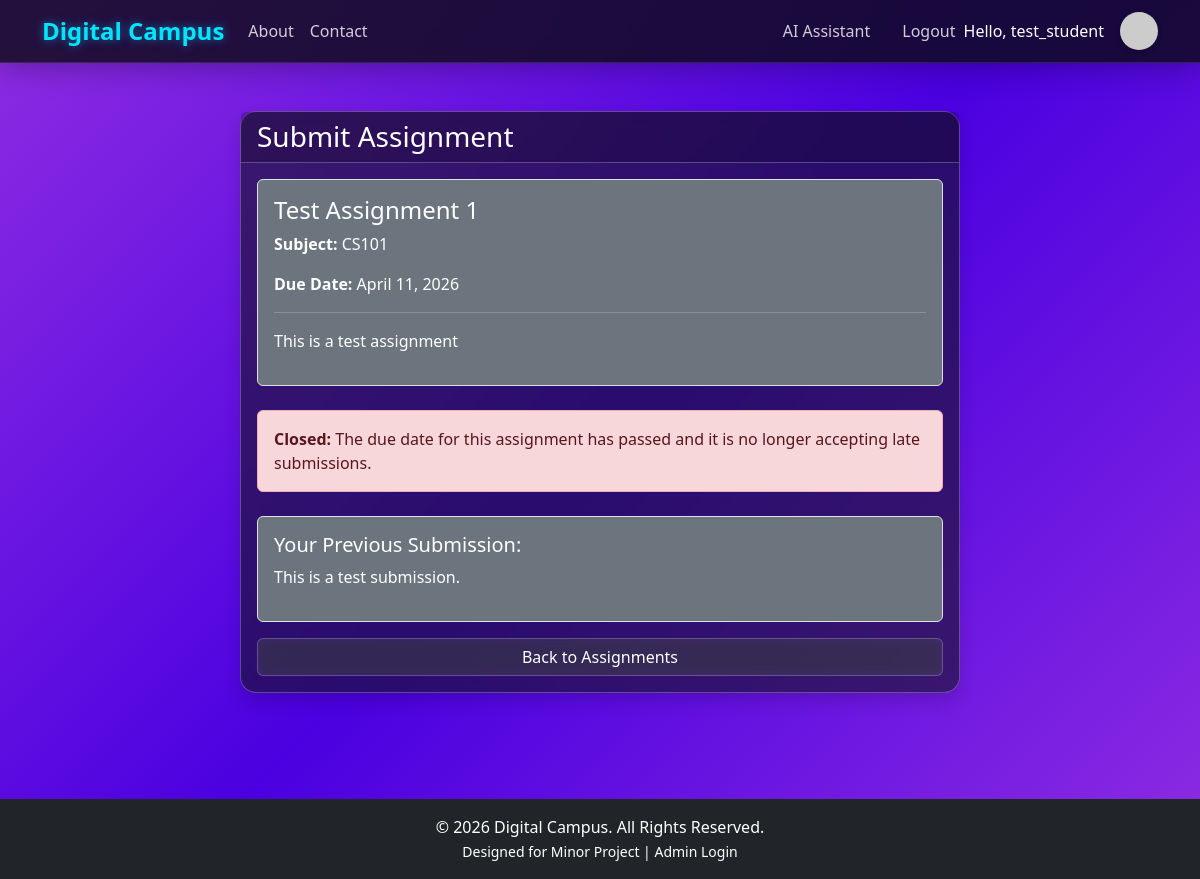
Screenshot of /assignment/submit/7/ (signed in) with the database file from the repository.
### core/models.py (models this page shows, shortened)
class User(AbstractUser):
    ROLE_CHOICES = (
        ('student', 'Student'),
        ('teacher', 'Teacher'),
        ('admin', 'Admin'),
        ('driver', 'Driver'),
    )
    role = models.CharField(max_length=10, choices=ROLE_CHOICES, default='student')
    profile_pic = models.ImageField(upload_to='profile_pics/', blank=True, null=True)
    def is_student(self):
        return self.role == 'student'
    @property
    def display_name(self):
        full_name = f"{self.first_name} {self.last_name}".strip()
        return full_name if full_name else self.username

class Assignment(models.Model):
    teacher = models.ForeignKey(Teacher, on_delete=models.CASCADE)
    subject = models.CharField(max_length=100)
    course = models.CharField(max_length=100)
    title = models.CharField(max_length=200)
    description = models.TextField()
    due_date = models.DateField()
    file = models.FileField(upload_to='assignments/', blank=True, null=True)
    accept_late_submissions = models.BooleanField(default=False)
    created_at = models.DateTimeField(auto_now_add=True)

class Submission(models.Model):
    assignment = models.ForeignKey(Assignment, on_delete=models.CASCADE)
    student = models.ForeignKey(Student, on_delete=models.CASCADE)
    submitted_at = models.DateTimeField(auto_now_add=True)
    content = models.TextField(blank=True, null=True)
    file = models.FileField(upload_to='submissions/', blank=True, null=True)

### core/views.py (the view)
# urls.py: path('assignment/submit/<int:assignment_id>/', views.submit_assignment, name='submit_assignment'),
@login_required
def submit_assignment(request, assignment_id):
    if not request.user.is_student():
        return redirect('home')
    assignment = get_object_or_404(Assignment, id=assignment_id)
    existing_submission = Submission.objects.filter(assignment=assignment, student=request.user.student).first()
    if request.method == 'POST':
        from datetime import date
        if date.today() > assignment.due_date and not assignment.accept_late_submissions:
            messages.error(request, 'The due date for this assignment has passed. Late submissions are not accepted.')
            return redirect('student_assignments')
        form = SubmissionForm(request.POST, request.FILES)
        if form.is_valid():
            submission = form.save(commit=False)
            submission.assignment = assignment
            submission.student = request.user.student
            if existing_submission:
                existing_submission.content = submission.content
                if submission.file:
                    existing_submission.file = submission.file
                from django.utils import timezone
                existing_submission.submitted_at = timezone.now() # Update time correctly
                existing_submission.save()
                messages.success(request, 'Assignment submission updated.')
            else:
                submission.save()
                messages.success(request, 'Assignment submitted successfully.')
            return redirect('student_assignments')
    else:
        form = SubmissionForm(instance=existing_submission) if existing_submission else SubmissionForm()
    from datetime import date
    is_closed = (date.today() > assignment.due_date and not assignment.accept_late_submissions)
    return render(request, 'core/submit_assignment.html', {'form': form, 'assignment': assignment, 'is_closed': is_closed, 'existing_submission': existing_submission})

### templates/core/submit_assignment.html (shortened to what this page needs)
{% extends 'base.html' %}
{% block content %}
<div class="container mt-5">
    <div class="row justify-content-center">
        <div class="col-md-8">
            <div class="card shadow">
                <div class="card-header bg-success text-white">
                    <h3 class="mb-0">Submit Assignment</h3>
                </div>
                <div class="card-body">
                    <div class="mb-4 p-3 bg-secondary rounded border">
                        <h4>{{ assignment.title }}</h4>
                        <p><strong>Subject:</strong> {{ assignment.subject }}</p>
                        <p><strong>Due Date:</strong> {{ assignment.due_date }}</p>
                        <hr>
                        <p>{{ assignment.description }}</p>
                    </div>
                        {% if is_closed %}
                            <div class="alert alert-danger" role="alert">
                                <strong>Closed:</strong> The due date for this assignment has passed and it is no longer accepting late submissions.
                            </div>
                            {% if existing_submission %}
                                <div class="mt-4 p-3 bg-secondary rounded border">
                                    <h5>Your Previous Submission:</h5>
                                    <p>{{ existing_submission.content }}</p>
                                </div>
                            {% endif %}
                            <div class="d-grid gap-2 mt-3">
                                <a href="{% url 'student_assignments' %}" class="btn btn-secondary">Back to Assignments</a>
                            </div>
                        {% endif %}
                    </div>
            </div>
        </div>
    </div>
</div>
{% endblock %}

### templates/includes/navbar.html (shortened to what this page needs)
<nav class="navbar navbar-expand-lg navbar-dark bg-dark">
    <div class="container">
        <div class="d-flex align-items-center">
            <a class="navbar-brand fw-bold mb-0" href="{% url 'home' %}">Digital Campus</a>
        </div>
        {% if user.is_authenticated %}
        <div class="d-flex align-items-center ms-auto order-lg-last">
            <a href="{% url 'user_profile' %}" class="text-decoration-none d-flex align-items-center">
                <span class="text-white d-none d-lg-block me-3 fw-medium">Hello, {{ user.display_name }}</span>
                {% if user.profile_pic %}
                    <img src="{{ user.profile_pic.url }}" alt="Profile" style="width: 38px; height: 38px; border-radius: 50%; object-fit: cover; border: 2px solid rgba(255,255,255,0.2);">
                {% else %}
                    <img src="https://ui-avatars.com/api/?name={{ user.display_name }}&background=6366f1&color=fff&size=38&font-size=0.5" alt="Profile" style="width: 38px; height: 38px; border-radius: 50%; box-shadow: 0 2px 5px rgba(0,0,0,0.2);">
                {% endif %}
            </a>
        </div>
        {% endif %}
        <div class="collapse navbar-collapse order-lg-2" id="navbarNav">
            <ul class="navbar-nav me-auto">
                <li class="nav-item">
                    <a class="nav-link" href="{% url 'about' %}">About</a>
                </li>
                <li class="nav-item">
                    <a class="nav-link" href="{% url 'contact' %}">Contact</a>
                </li>
            </ul>
            <ul class="navbar-nav ms-auto">
                {% if user.is_authenticated %}
                <li class="nav-item me-lg-3">
                    <a class="nav-link text-white" href="{% url 'chatbot' %}">AI Assistant</a>
                </li>
                <li class="nav-item">
                    <a class="nav-link text-white" href="{% url 'logout' %}">Logout</a>
                </li>
                {% endif %}
            </ul>
        </div>
    </div>
</nav>

### static/css/style.css (style rules this page uses)
:root { --primary-color: #00e5ff; --secondary-color: #2979ff; --accent-color: #ff4081; --bg-gradient-start: #8e2de2; --bg-gradient-mid: #4a00e0; --bg-gradient-end: #8e2de2; --glass-bg: rgba(20, 20, 35, 0.6); --glass-border: rgba(255, 255, 255, 0.25); --text-color: #ffffff; --card-hover-bg: rgba(45, 45, 79, 0.8); }
body { background: linear-gradient(135deg, var(--bg-gradient-start), var(--bg-gradient-mid), var(--bg-gradient-end)); min-height: 100vh; font-family: 'Segoe UI', Tahoma, Geneva, Verdana, sans-serif; color: var(--text-color); background-attachment: fixed; }
.card { background: var(--glass-bg); border: 1px solid var(--glass-border); backdrop-filter: blur(10px); -webkit-backdrop-filter: blur(10px); border-radius: 16px; box-shadow: 0 4px 30px rgba(0, 0, 0, 0.3); color: #fff; transition: transform 0.3s ease, box-shadow 0.3s ease, background 0.3s; }
.card-header { background: rgba(0, 0, 0, 0.2) !important; border-bottom: 1px solid var(--glass-border); font-weight: 600; color: #fff; }
.navbar { background: rgba(10, 10, 20, 0.8) !important; backdrop-filter: blur(20px); -webkit-backdrop-filter: blur(20px); border-bottom: 1px solid rgba(255, 255, 255, 0.1); box-shadow: 0 4px 30px rgba(0, 0, 0, 0.3); }
.navbar-brand { color: var(--primary-color) !important; font-weight: 700; font-size: 1.5rem; text-shadow: 0 0 10px rgba(0, 210, 255, 0.5); }
.nav-link { color: rgba(255, 255, 255, 0.8) !important; transition: color 0.3s; }
.btn-secondary { background: rgba(255, 255, 255, 0.1); border: 1px solid rgba(255, 255, 255, 0.2); color: #fff; backdrop-filter: blur(5px); }
a { color: var(--primary-color); text-decoration: none; }
hr { border-color: rgba(255, 255, 255, 0.2); opacity: 1; }

### rows the page displays
User: display_name "test_student"
Assignment: title "Test Assignment 1", subject "CS101", due_date "April 11, 2026", description "This is a test assignment"
Submission: content "This is a test submission."
